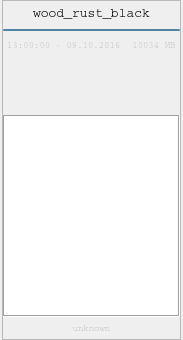
<?xml version="1.0" encoding="UTF-8"?>
<ui version="4.0">
 <class>Form</class>
 <widget class="QWidget" name="Form">
  <property name="geometry">
   <rect>
    <x>0</x>
    <y>0</y>
    <width>183</width>
    <height>340</height>
   </rect>
  </property>
  <property name="windowTitle">
   <string>Form</string>
  </property>
  <layout class="QVBoxLayout" name="verticalLayout">
   <property name="spacing">
    <number>0</number>
   </property>
   <property name="leftMargin">
    <number>2</number>
   </property>
   <property name="topMargin">
    <number>0</number>
   </property>
   <property name="rightMargin">
    <number>2</number>
   </property>
   <property name="bottomMargin">
    <number>0</number>
   </property>
   <item>
    <widget class="QFrame" name="frame">
     <property name="minimumSize">
      <size>
       <width>0</width>
       <height>0</height>
      </size>
     </property>
     <property name="maximumSize">
      <size>
       <width>16666</width>
       <height>16777215</height>
      </size>
     </property>
     <property name="font">
      <font>
       <family>Courier</family>
      </font>
     </property>
     <property name="styleSheet">
      <string notr="true"/>
     </property>
     <property name="frameShape">
      <enum>QFrame::StyledPanel</enum>
     </property>
     <property name="frameShadow">
      <enum>QFrame::Raised</enum>
     </property>
     <layout class="QVBoxLayout" name="verticalLayout_2">
      <property name="spacing">
       <number>0</number>
      </property>
      <property name="margin">
       <number>0</number>
      </property>
      <item>
       <widget class="QWidget" name="wgMeta" native="true">
        <layout class="QVBoxLayout" name="verticalLayout_3">
         <property name="spacing">
          <number>4</number>
         </property>
         <property name="margin">
          <number>0</number>
         </property>
         <item>
          <layout class="QHBoxLayout" name="horizontalLayout_2">
           <property name="bottomMargin">
            <number>0</number>
           </property>
           <item>
            <widget class="QLabel" name="lblTitle">
             <property name="minimumSize">
              <size>
               <width>0</width>
               <height>24</height>
              </size>
             </property>
             <property name="maximumSize">
              <size>
               <width>16777215</width>
               <height>32</height>
              </size>
             </property>
             <property name="font">
              <font>
               <family>MS Shell Dlg 2</family>
               <pointsize>10</pointsize>
               <weight>50</weight>
               <bold>false</bold>
              </font>
             </property>
             <property name="toolTip">
              <string>File Name</string>
             </property>
             <property name="text">
              <string>wood_rust_black</string>
             </property>
             <property name="alignment">
              <set>Qt::AlignCenter</set>
             </property>
            </widget>
           </item>
          </layout>
         </item>
         <item>
          <widget class="QProgressBar" name="progressBar">
           <property name="maximumSize">
            <size>
             <width>16777215</width>
             <height>2</height>
            </size>
           </property>
           <property name="value">
            <number>100</number>
           </property>
           <property name="textVisible">
            <bool>false</bool>
           </property>
          </widget>
         </item>
         <item>
          <layout class="QHBoxLayout" name="horizontalLayout">
           <property name="leftMargin">
            <number>4</number>
           </property>
           <property name="rightMargin">
            <number>4</number>
           </property>
           <property name="bottomMargin">
            <number>0</number>
           </property>
           <item>
            <widget class="QLabel" name="lblDate">
             <property name="minimumSize">
              <size>
               <width>0</width>
               <height>0</height>
              </size>
             </property>
             <property name="font">
              <font>
               <pointsize>7</pointsize>
              </font>
             </property>
             <property name="toolTip">
              <string>Date Modified</string>
             </property>
             <property name="styleSheet">
              <string notr="true">color: rgb(198, 198, 198);</string>
             </property>
             <property name="text">
              <string>13:00:00 - 09.10.2016 </string>
             </property>
             <property name="alignment">
              <set>Qt::AlignCenter</set>
             </property>
            </widget>
           </item>
           <item>
            <spacer name="horizontalSpacer">
             <property name="orientation">
              <enum>Qt::Horizontal</enum>
             </property>
             <property name="sizeHint" stdset="0">
              <size>
               <width>40</width>
               <height>20</height>
              </size>
             </property>
            </spacer>
           </item>
           <item>
            <widget class="QLabel" name="lblSize">
             <property name="maximumSize">
              <size>
               <width>16777215</width>
               <height>16777215</height>
              </size>
             </property>
             <property name="font">
              <font>
               <pointsize>7</pointsize>
              </font>
             </property>
             <property name="toolTip">
              <string>File Size</string>
             </property>
             <property name="styleSheet">
              <string notr="true">color: rgb(198, 198, 198);</string>
             </property>
             <property name="text">
              <string>10034 MB</string>
             </property>
             <property name="alignment">
              <set>Qt::AlignCenter</set>
             </property>
            </widget>
           </item>
          </layout>
         </item>
        </layout>
       </widget>
      </item>
      <item>
       <widget class="QWidget" name="wgSnapshotImg" native="true">
        <layout class="QVBoxLayout" name="verticalLayout_5">
         <property name="spacing">
          <number>0</number>
         </property>
         <property name="margin">
          <number>0</number>
         </property>
         <item>
          <layout class="QHBoxLayout" name="layPreviewImg">
           <property name="topMargin">
            <number>4</number>
           </property>
           <property name="bottomMargin">
            <number>5</number>
           </property>
           <item>
            <spacer name="horizontalSpacer_2">
             <property name="orientation">
              <enum>Qt::Horizontal</enum>
             </property>
             <property name="sizeHint" stdset="0">
              <size>
               <width>40</width>
               <height>20</height>
              </size>
             </property>
            </spacer>
           </item>
           <item>
            <widget class="QPushButton" name="btnPreviewImg">
             <property name="maximumSize">
              <size>
               <width>166666</width>
               <height>166666</height>
              </size>
             </property>
             <property name="text">
              <string/>
             </property>
             <property name="icon">
              <iconset resource="../../../img/img.qrc">
               <normaloff>:/lbl/lbl/default.png</normaloff>:/lbl/lbl/default.png</iconset>
             </property>
             <property name="iconSize">
              <size>
               <width>200</width>
               <height>200</height>
              </size>
             </property>
             <property name="autoDefault">
              <bool>false</bool>
             </property>
             <property name="default">
              <bool>false</bool>
             </property>
             <property name="flat">
              <bool>true</bool>
             </property>
            </widget>
           </item>
           <item>
            <spacer name="horizontalSpacer_3">
             <property name="orientation">
              <enum>Qt::Horizontal</enum>
             </property>
             <property name="sizeHint" stdset="0">
              <size>
               <width>40</width>
               <height>20</height>
              </size>
             </property>
            </spacer>
           </item>
          </layout>
         </item>
         <item>
          <widget class="QWidget" name="wgSnapshot" native="true">
           <layout class="QHBoxLayout" name="layPreviewBtn">
            <property name="leftMargin">
             <number>0</number>
            </property>
            <property name="topMargin">
             <number>4</number>
            </property>
            <property name="rightMargin">
             <number>0</number>
            </property>
            <property name="bottomMargin">
             <number>4</number>
            </property>
            <item>
             <widget class="QPushButton" name="btnScreenshot">
              <property name="minimumSize">
               <size>
                <width>0</width>
                <height>0</height>
               </size>
              </property>
              <property name="maximumSize">
               <size>
                <width>20</width>
                <height>20</height>
               </size>
              </property>
              <property name="toolTip">
               <string>Screenshot</string>
              </property>
              <property name="text">
               <string/>
              </property>
              <property name="icon">
               <iconset resource="../../../img/img.qrc">
                <normaloff>:/btn/btn/btnCamera48.png</normaloff>:/btn/btn/btnCamera48.png</iconset>
              </property>
              <property name="iconSize">
               <size>
                <width>20</width>
                <height>20</height>
               </size>
              </property>
              <property name="flat">
               <bool>true</bool>
              </property>
             </widget>
            </item>
            <item>
             <widget class="QPushButton" name="btnSnapshotViewport">
              <property name="minimumSize">
               <size>
                <width>0</width>
                <height>0</height>
               </size>
              </property>
              <property name="maximumSize">
               <size>
                <width>20</width>
                <height>20</height>
               </size>
              </property>
              <property name="toolTip">
               <string>Viewport</string>
              </property>
              <property name="text">
               <string/>
              </property>
              <property name="icon">
               <iconset resource="../../../img/img.qrc">
                <normaloff>:/shelf/software/maya/shelf/shelf_viewport35.png</normaloff>:/shelf/software/maya/shelf/shelf_viewport35.png</iconset>
              </property>
              <property name="iconSize">
               <size>
                <width>20</width>
                <height>20</height>
               </size>
              </property>
              <property name="flat">
               <bool>true</bool>
              </property>
             </widget>
            </item>
            <item>
             <widget class="QPushButton" name="btnSnapshotRender">
              <property name="minimumSize">
               <size>
                <width>0</width>
                <height>0</height>
               </size>
              </property>
              <property name="maximumSize">
               <size>
                <width>20</width>
                <height>20</height>
               </size>
              </property>
              <property name="toolTip">
               <string>Render</string>
              </property>
              <property name="text">
               <string/>
              </property>
              <property name="icon">
               <iconset resource="../../../img/img.qrc">
                <normaloff>:/shelf/software/maya/shelf/shelf_renderHigh35.png</normaloff>:/shelf/software/maya/shelf/shelf_renderHigh35.png</iconset>
              </property>
              <property name="iconSize">
               <size>
                <width>20</width>
                <height>20</height>
               </size>
              </property>
              <property name="flat">
               <bool>true</bool>
              </property>
             </widget>
            </item>
           </layout>
          </widget>
         </item>
        </layout>
       </widget>
      </item>
      <item>
       <widget class="QWidget" name="wgComment" native="true">
        <layout class="QVBoxLayout" name="verticalLayout_4">
         <property name="spacing">
          <number>4</number>
         </property>
         <property name="leftMargin">
          <number>0</number>
         </property>
         <property name="topMargin">
          <number>0</number>
         </property>
         <property name="rightMargin">
          <number>0</number>
         </property>
         <property name="bottomMargin">
          <number>4</number>
         </property>
         <item>
          <widget class="QPlainTextEdit" name="edtComment">
           <property name="font">
            <font>
             <family>MS Shell Dlg 2</family>
             <weight>50</weight>
             <bold>false</bold>
            </font>
           </property>
           <property name="frameShape">
            <enum>QFrame::Box</enum>
           </property>
          </widget>
         </item>
         <item>
          <layout class="QHBoxLayout" name="horizontalLayout_3">
           <property name="leftMargin">
            <number>4</number>
           </property>
           <property name="rightMargin">
            <number>4</number>
           </property>
           <property name="bottomMargin">
            <number>0</number>
           </property>
           <item>
            <widget class="QLabel" name="lblSoftwareIcon">
             <property name="maximumSize">
              <size>
               <width>16</width>
               <height>16</height>
              </size>
             </property>
             <property name="text">
              <string/>
             </property>
             <property name="scaledContents">
              <bool>true</bool>
             </property>
            </widget>
           </item>
           <item>
            <widget class="QLabel" name="lblUser">
             <property name="font">
              <font>
               <pointsize>7</pointsize>
              </font>
             </property>
             <property name="toolTip">
              <string>User Name</string>
             </property>
             <property name="styleSheet">
              <string notr="true">color: rgb(198, 198, 198);</string>
             </property>
             <property name="text">
              <string>unknown</string>
             </property>
             <property name="alignment">
              <set>Qt::AlignCenter</set>
             </property>
            </widget>
           </item>
           <item>
            <widget class="QLabel" name="lblUserIcon">
             <property name="maximumSize">
              <size>
               <width>16</width>
               <height>16</height>
              </size>
             </property>
             <property name="text">
              <string/>
             </property>
             <property name="scaledContents">
              <bool>true</bool>
             </property>
            </widget>
           </item>
          </layout>
         </item>
        </layout>
       </widget>
      </item>
     </layout>
    </widget>
   </item>
  </layout>
 </widget>
 <resources>
  <include location="../../../img/img.qrc"/>
 </resources>
 <connections/>
</ui>
